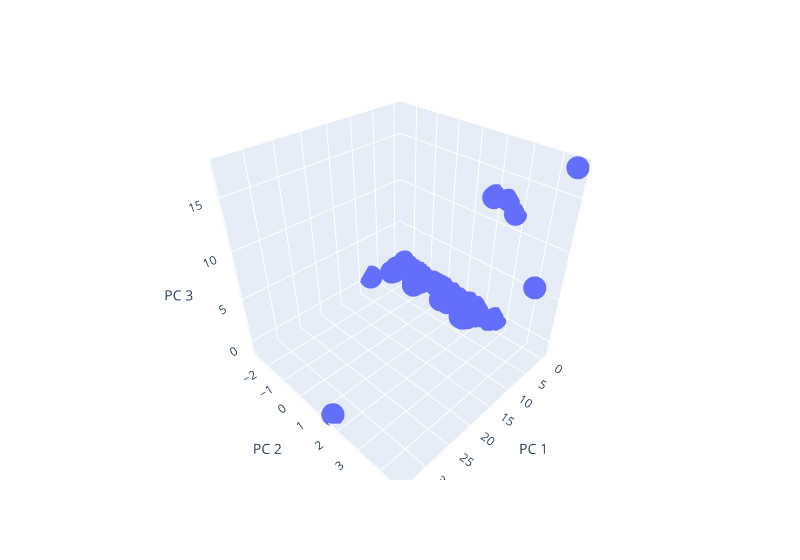

The code cell stored with this chart in its notebook:
### Markdown cell above
### Deliverable 4: Visualizing Cryptocurrencies Results

#### 3D-Scatter with Clusters

### Code cell
# Creating a 3D-Scatter with the PCA data and the clusters
fig = px.scatter_3d(clustered_df, x="PC 1", y="PC 2", z="PC 3", width=800, 
                    hover_name="CoinName", hover_data=["Algorithm"])
fig.update_layout(legend=dict(x=0, y=1))
fig.show()

### Figure 1 — Plotly figure (JSON) as saved in the notebook; plotly's stock layout.template omitted (floating-point values rounded to 4 significant figures; data arrays with more than 128 entries replaced by an {"elided": "..."} marker saying what was removed)
{"data": [{"customdata": {"elided": "532x1 str values"}, "hovertemplate": "<b>%{hovertext}</b><br><br>PC 1=%{x}<br>PC 2=%{y}<br>PC 3=%{z}<br>Algorithm=%{customdata[0]}<extra></extra>", "hovertext": {"elided": "532 str values"}, "legendgroup": "", "marker": {"color": "#636efa", "symbol": "circle"}, "mode": "markers", "name": "", "scene": "scene", "showlegend": false, "type": "scatter3d", "x": {"elided": "532 float values"}, "y": {"elided": "532 float values"}, "z": {"elided": "532 float values"}}], "layout": {"legend": {"tracegroupgap": 0, "x": 0, "y": 1}, "margin": {"t": 60}, "scene": {"domain": {"x": [0, 1], "y": [0, 1]}, "xaxis": {"title": {"text": "PC 1"}}, "yaxis": {"title": {"text": "PC 2"}}, "zaxis": {"title": {"text": "PC 3"}}}, "width": 800}}
